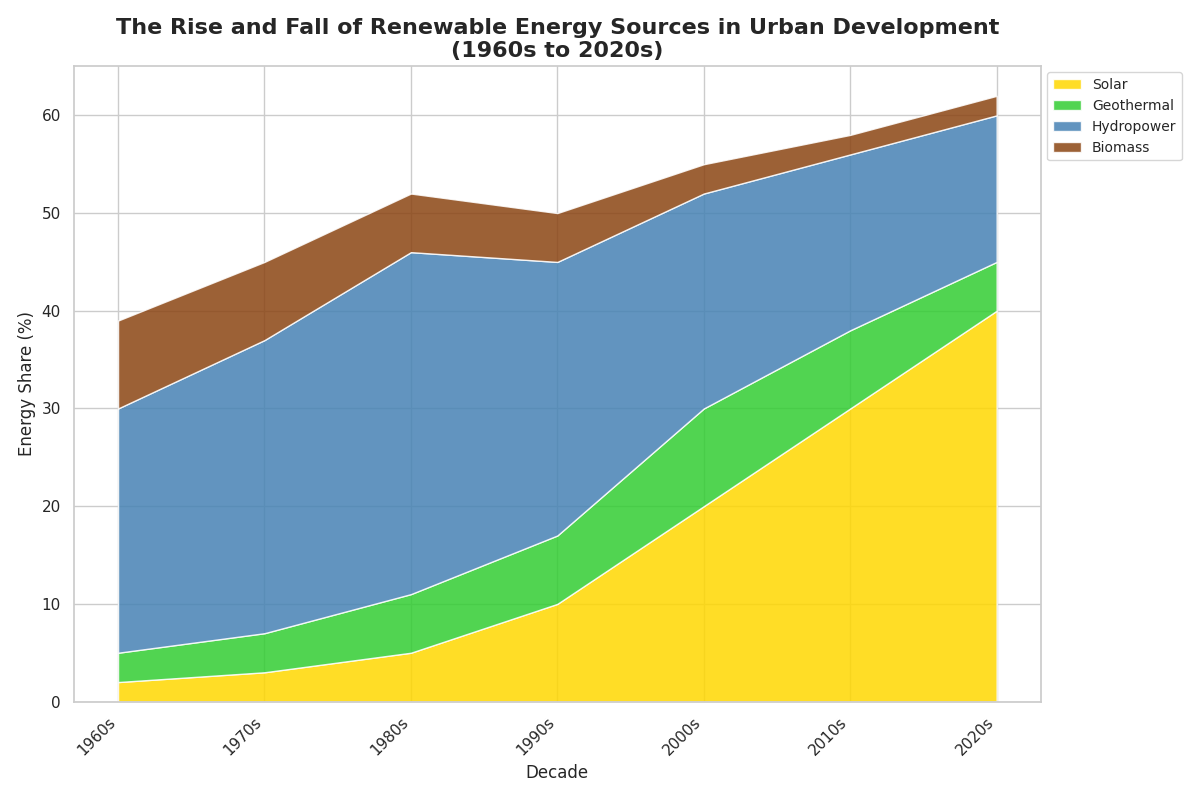

Recreate this plot in Python.
import matplotlib.pyplot as plt
import numpy as np

decades = ['1960s', '1970s', '1980s', '1990s', '2000s', '2010s', '2020s']
solar = [2, 3, 5, 10, 20, 30, 40]
geothermal = [3, 4, 6, 7, 10, 8, 5]
hydropower = [25, 30, 35, 28, 22, 18, 15]
biomass = [9, 8, 6, 5, 3, 2, 2]

data = np.vstack([solar, geothermal, hydropower, biomass])

fig, ax = plt.subplots(figsize=(12, 8))
ax.stackplot(decades, data, labels=['Solar', 'Geothermal', 'Hydropower', 'Biomass'],
             colors=['#FFD700', '#32CD32', '#4682B4', '#8B4513'], alpha=0.85)

ax.set_title('The Rise and Fall of Renewable Energy Sources in Urban Development\n(1960s to 2020s)', fontsize=16, fontweight='bold', loc='center')
ax.set_xlabel('Decade', fontsize=12)
ax.set_ylabel('Energy Share (%)', fontsize=12)
ax.legend(loc='upper left', bbox_to_anchor=(1, 1), fontsize=10)

plt.xticks(rotation=45, ha='right')
plt.tight_layout()
plt.show()
